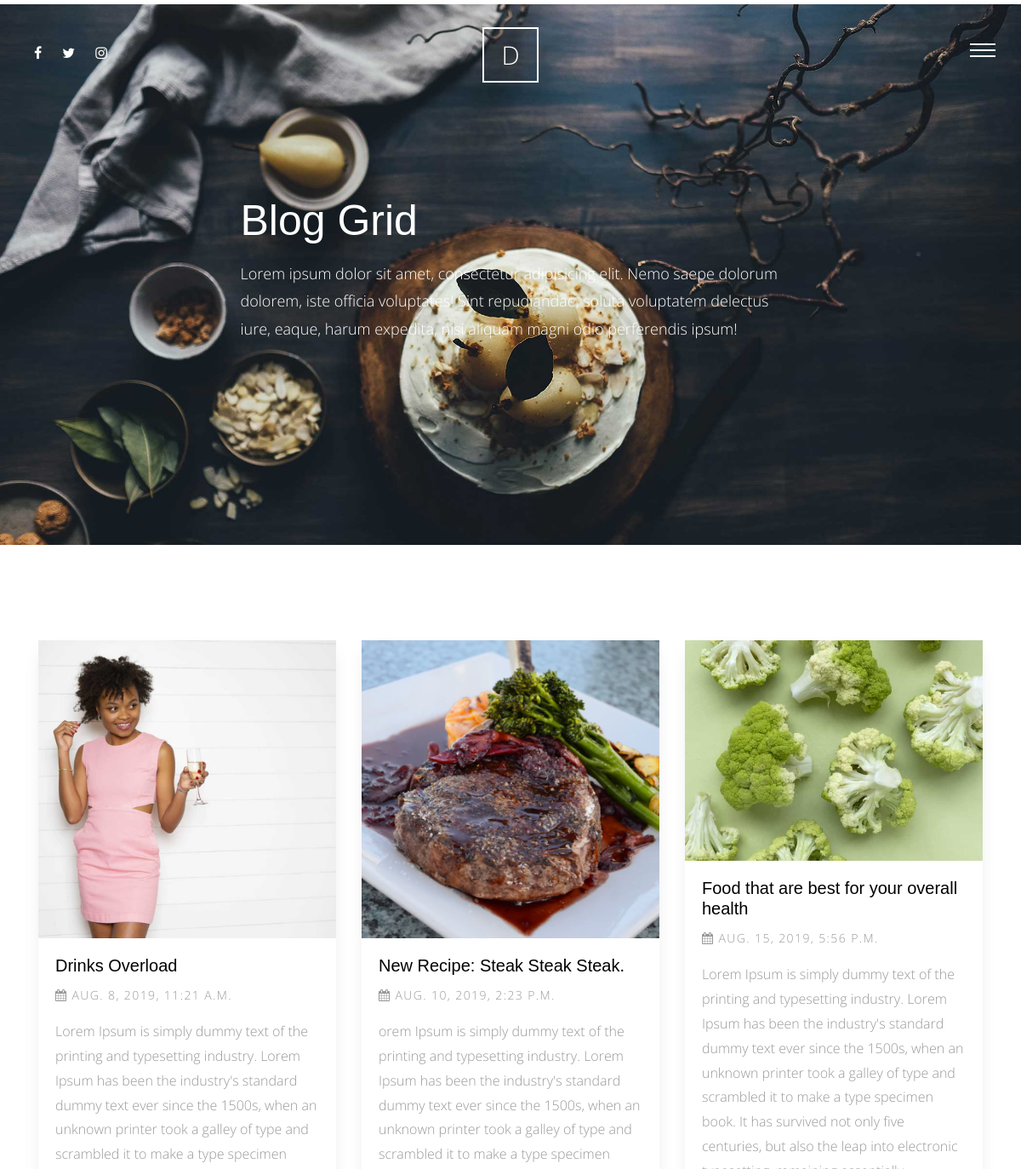
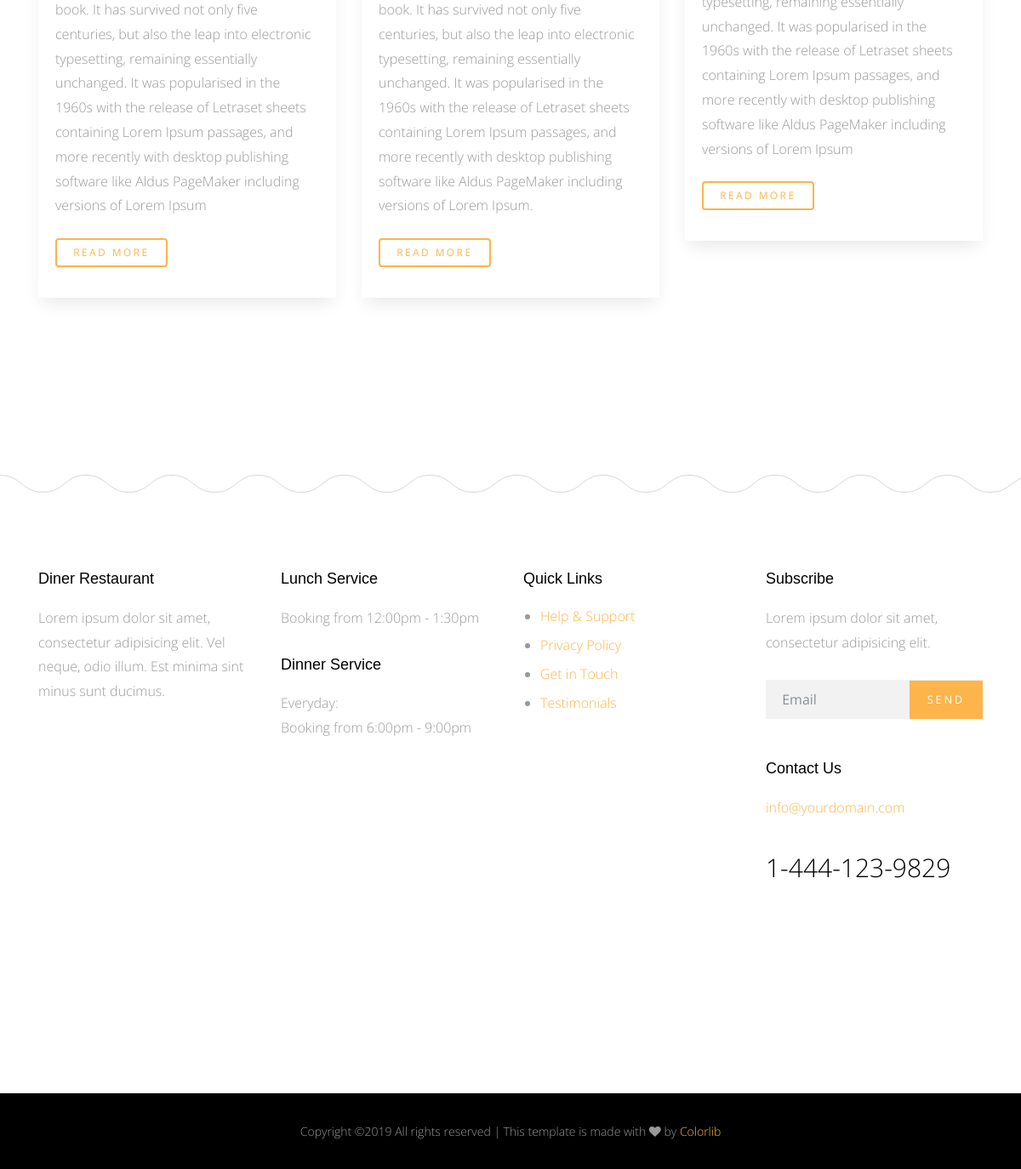
The page /blog/category=Food on the database its author committed (2 pictures, top to bottom).
### blog/models.py (models this page shows)
class Post(models.Model):
    title=models.CharField(max_length=50)
    content=models.TextField()
    author=models.ForeignKey(User , on_delete=models.CASCADE)
    image=models.ImageField(upload_to='blog/' , blank=True ,null=True)
    category=models.ForeignKey('Category',null=True,on_delete=models.SET_NULL)
    created=models.DateTimeField(default=timezone.now)
    tags = TaggableManager(blank=True)
    class Meta:
        verbose_name='post'
        verbose_name_plural='posts'
    def __str__(self):
        return self.title

### blog/views.py (the view)
# urls.py: path('category=<slug:category>', views.post_by_category, name='post_by_category'),
def post_by_category(request , category):
    post_by_category=Post.objects.filter(category__category_name=category)
    context={
        'post_list' : post_by_category,
    }
    return render(request, 'Post/post_list.html', context)

### blog/templates/Post/post_list.html (shortened to what this page needs)
{% extends 'base.html' %}
{% load static %}
{% block body %}
      <div class="main-wrap">
        <div class="cover_1 cover_sm">
          <div class="img_bg" style="background-image: url({% static 'site_static/img/slider-1.jpg' %})" data-stellar-background-ratio="0.5">
            <div class="container">
              <div class="row align-items-center justify-content-center">
                <div class="col-md-7" data-aos="fade-up">
                  <h2 class="heading">Blog Grid</h2>
                  <p class="lead">Lorem ipsum dolor sit amet, consectetur adipisicing elit. Nemo saepe dolorum dolorem, iste officia voluptates! Sint repudiandae, soluta voluptatem delectus iure, eaque, harum expedita, nisi aliquam magni odio perferendis ipsum!</p>
                </div>
              </div>
            </div>
          </div>
        </div>
       <div class="section">
          <div class="container">
            <div class="row mb-5">
              {% for post in post_list %}
              <div class="col-md-4">
                <div class="media d-block media-bg-white mb-5" data-aos="fade-up"  data-aos-delay="400">
                  <figure>
                    <a href="blog-single.html"><img src="{{ post.image.url }}" alt="Image placeholder" class="img-fluid"></a>
                  </figure>
                  <div class="media-body">
                    <h3><a href="{% url 'blog:post_detail' post.id%}">{{post}}</a></h3>
                    <p class="post-meta"><span><span class="fa fa-calendar"></span> {{post.created}}</span></p>
                    <p class="mb-4">{{post.content}}</p>
                    <p><a href="{% url 'blog:post_detail' post.id%}" class="btn btn-primary btn-outline-primary btn-sm">Read More</a></p>
                  </div>
                </div>
              </div>
              {% endfor%}
            </div>
          </div>
        </div>
      </div>
{% endblock body %}

### templates/base.html (shortened to what this page needs)
{% load static %}
<!doctype html>
<html lang="en">
  <head>
    <link rel="stylesheet" href="{% static 'site_static/css/bootstrap.css' %}">
    <link rel="stylesheet" href="{% static 'site_static/css/animate.css' %}">
    <link rel="stylesheet" href="{% static 'site_static/css/owl.carousel.min.css' %}">
    <link rel="stylesheet" href="{% static 'site_static/css/magnific-popup.css' %}">
    <link rel="stylesheet" href="css/aos.css">
    <link rel="stylesheet" href="{% static 'site_static/css/bootstrap-datepicker.css' %}">
    <link rel="stylesheet" href="{% static 'site_static/css/jquery.timepicker.css' %}">
    <link rel="stylesheet" href="{% static 'site_static/fonts/ionicons/css/ionicons.min.css' %}">
    <link rel="stylesheet" href="{% static 'site_static/fonts/fontawesome/css/font-awesome.min.css' %}">
    <link rel="stylesheet" href="{% static 'site_static/fonts/flaticon/font/flaticon.css' %}">
    <link rel="stylesheet" href="{% static 'site_static/css/style.css' %}">
  </head>
  <body>
    <div class="site-wrap">
      <header class="site-header">
        <div class="row align-items-center">
          <div class="col-5 col-md-3">
             <ul class="list-unstyled social">
              <li><a href="#"><span class="fa fa-facebook"></span></a></li>
              <li><a href="#"><span class="fa fa-twitter"></span></a></li>
              <li><a href="#"><span class="fa fa-instagram"></span></a></li>
            </ul>
          </div>
          <div class="col-2 col-md-6 text-center">
            <a href="index.html" class="site-logo">D</a>
          </div>
          <div class="col-5 col-md-3 text-right menu-burger-wrap">
            <a href="#" class="site-nav-toggle js-site-nav-toggle"><i></i></a>
          </div>
        </div>
      </header>
    {% block body %}
        {% endblock body %}
      <footer>
        <div class="site-footer">
          <div class="container">
            <div class="row small-gutters mb-5">
              <div class="col-md-6 col-lg-3 mb-5" data-aos="fade" data-aos-delay="100">
                <div class="footer-widget">
                  <h3>Diner Restaurant</h3>
                  <p>Lorem ipsum dolor sit amet, consectetur adipisicing elit. Vel neque, odio illum. Est minima sint minus sunt ducimus.</p>
                </div>
              </div>
              <div class="col-md-6 col-lg-3 mb-5" data-aos="fade" data-aos-delay="200">
                <div class="footer-widget">
                  <h3>Lunch Service</h3>
                  <p>Booking from 12:00pm - 1:30pm</p>
                  <h3>Dinner Service</h3>
                  <p>Everyday: <br> Booking from 6:00pm - 9:00pm</p>
                </div>
              </div>
              <div class="col-md-6 col-lg-3 mb-5" data-aos="fade" data-aos-delay="300">
                <div class="footer-widget">
                  <h3>Quick Links</h3>
                  <ul>
                    <li><a href="#">Help &amp; Support</a></li>
                    <li><a href="#">Privacy Policy</a></li>
                    <li><a href="#">Get in Touch</a></li>
                    <li><a href="#">Testimonials</a></li>
                  </ul>
                </div>
              </div>
              <div class="col-md-6 col-lg-3 mb-5" data-aos="fade" data-aos-delay="400">
                <div class="footer-widget footer-contact-widget">
                  <h3>Subscribe</h3>
                  <p>Lorem ipsum dolor sit amet, consectetur adipisicing elit.</p>
                  <form action="" class="form-subscribe mb-5">
                    <div class="form-group form-field">
                      <input type="submit" value="Send" class="btn btn-primary">
                      <input type="text" class="form-control" placeholder="Email">
                    </div>
                  </form>
                  <h3>Contact Us</h3>
                  <p class="contact-email">info@yourdomain.com</p>
                  <p class="contact-phone">1-444-123-9829</p>
                </div>
              </div>
            </div>
          </div>
        </div>
      </footer>
      <div class="site-footer-copyright">
        <div class="container">
          <div class="row">
             <p class="footer-text col-md-12">
Copyright &copy;<script>document.write(new Date().getFullYear());</script> All rights reserved | This template is made with <i class="fa fa-heart" aria-hidden="true"></i> by <a href="https://colorlib.com" target="_blank">Colorlib</a>
</p>
          </div>
        </div>
      </div>
    </div>
  </body>
</html>

### static/site_static/css/style.css (style rules this page uses)
html { overflow-x: hidden; }
body { background: #fff; font-family: "Open Sans", cursive; font-size: 16px; line-height: 1.8; font-weight: 300; color: #999999; }
a { -webkit-transition: .3s all ease; -o-transition: .3s all ease; transition: .3s all ease; text-decoration: none; }
h1, h2, h3, h4, h5 { color: #000; font-family: "Playfair Display", Arial, sans-serif; }
h1 a, h2 a, h3 a, h4 a, h5 a { color: #000; }
.btn, .form-control { outline: none; }
.btn { font-size: 13px; text-transform: uppercase; letter-spacing: .2em; }
.btn.btn-primary { color: #fff; border-width: 2px; }
.btn.btn-sm { font-size: 12px; }
.btn.btn-outline-primary { border-width: 2px; color: #fdb44b; }
.site-header { padding: 3em 30px; position: absolute; top: 0; z-index: 100; width: 100%; }
.site-header .site-logo { line-height: 0; padding: 10px 20px; border: 2px solid #fff; color: #fff; font-size: 30px; }
.site-header .social li { display: inline-block; }
.site-header .social li a { color: #fff; padding: 0 10px; }
.media h3 { font-size: 20px; margin-bottom: 10px; }
.media .post-meta { font-size: 14px; letter-spacing: .1em; text-transform: uppercase; }
.media.media-bg-white { -webkit-box-shadow: 0 10px 20px -5px rgba(0, 0, 0, 0.1); box-shadow: 0 10px 20px -5px rgba(0, 0, 0, 0.1); }
.media.media-bg-white figure { margin-bottom: 0; }
.media.media-bg-white .media-body { padding: 20px; background: #fff; }
.site-footer { background: url("../img/curve_line.svg") repeat-x top left; padding: 7em 0; }
.site-footer .footer-widget h3 { font-size: 18px; margin-bottom: 20px; }
.site-footer .footer-widget p { margin-bottom: 30px; }
.site-footer .footer-widget ul { padding-left: 20px; }
.site-footer .footer-widget ul li { line-height: 1.5; margin-bottom: 10px; }
.site-footer-copyright { background: #000; padding: 2em 0; text-align: center; }
.site-footer-copyright p { font-size: 14px; }
.site-footer-copyright p:last-child { margin-bottom: 0; }
.footer-contact-widget .contact-email { color: #fdb44b; }
.footer-contact-widget .contact-phone { font-size: 30px; color: #000; }
.lead { font-size: 16px; }
.form-subscribe .form-group { position: relative; }
.form-subscribe .form-group input[type="email"], .form-subscribe .form-group input[type="text"] { -webkit-box-shadow: none !important; box-shadow: none !important; background: #f2f2f2; border: none; border-radius: 0 !important; padding-right: 100px; }
.form-subscribe .form-group input[type="submit"] { position: absolute; right: 0; top: 1px; border-radius: 0 !important; outline: none; -webkit-box-shadow: none !important; box-shadow: none !important; }
.menu-burger-wrap { position: relative; }
.site-nav-toggle { width: 30px; height: 30px; cursor: pointer; text-decoration: none; position: relative; top: -15px; z-index: 21; display: block !important; float: right; right: 0; display: none; border-bottom: none !important; }
.site-nav-toggle i { position: relative; display: -moz-inline-stack; display: inline-block; zoom: 1; *display: inline; width: 30px; height: 2px; font: bold 14px/.4 Helvetica; text-transform: uppercase; text-indent: -55px; background: #fff; -webkit-transition: all .2s ease-out; -o-transition: all .2s ease-out; transition: all .2s ease-out; }
.site-nav-toggle i:before, .site-nav-toggle i:after { content: ''; width: 30px; height: 2px; background: #fff; position: absolute; left: 0; -webkit-transition: 0.2s; -o-transition: 0.2s; transition: 0.2s; }
.site-nav-toggle i:before { top: -7px; }
.site-nav-toggle i:after { bottom: -7px; }
.section { padding: 7em 0; }
.cover_1 { position: relative; }
.cover_1 .lead { color: #fff; font-size: 18px; }
.cover_1 .img_bg { background-repeat: no-repeat; background-size: cover !important; background-position: center center; }
.cover_1 .img_bg, .cover_1 .img_bg > .container > .row { min-height: 700px; height: 100vh; }
.cover_1.cover_sm .img_bg, .cover_1.cover_sm .img_bg > .container > .row { min-height: 600px; height: 80vh; }
.cover_1 .heading { color: white; font-weight: 300; font-size: 30px; line-height: 1.5; }
@media (min-width: 768px) { .cover_1 .heading { font-size: 50px; line-height: 1.5; } }
.small-gutters { margin-right: -15px; margin-left: -15px; }
.small-gutters > [class*="col-"] { padding-right: 15px; padding-left: 15px; }

### rows shown on the page
Post: image (picture), title "Drinks Overload", created "AUG. 8, 2019, 11:21 A.M.", content "Lorem Ipsum is simply dummy text of the printing and typesetting industry. Lorem Ipsum has been the industry's standard dummy text ever since the 1500s, when an unknown printer took a galley of type and scrambled it to make a type specimen book. It has survived not only five centuries, but also the leap into electronic typesetting, remaining essentially unchanged. It was popularised in the 1960s with the release of Letraset sheets containing Lorem Ipsum passages, and more recently with desktop publishing software like Aldus PageMaker including versions of Lorem Ipsum"
Post: image (picture), title "New Recipe: Steak Steak Steak.", created "AUG. 10, 2019, 2:23 P.M.", content "orem Ipsum is simply dummy text of the printing and typesetting industry. Lorem Ipsum has been the industry's standard dummy text ever since the 1500s, when an unknown printer took a galley of type and scrambled it to make a type specimen book. It has survived not only five centuries, but also the leap into electronic typesetting, remaining essentially unchanged. It was popularised in the 1960s with the release of Letraset sheets containing Lorem Ipsum passages, and more recently with desktop publishing software like Aldus PageMaker including versions of Lorem Ipsum."
Post: image (picture), title "Food that are best for your overall health", created "AUG. 15, 2019, 5:56 P.M.", content "Lorem Ipsum is simply dummy text of the printing and typesetting industry. Lorem Ipsum has been the industry's standard dummy text ever since the 1500s, when an unknown printer took a galley of type and scrambled it to make a type specimen book. It has survived not only five centuries, but also the leap into electronic typesetting, remaining essentially unchanged. It was popularised in the 1960s with the release of Letraset sheets containing Lorem Ipsum passages, and more recently with desktop publishing software like Aldus PageMaker including versions of Lorem Ipsum"
